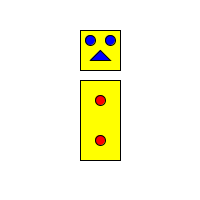
Frame 1 (no input)
Frame 60 (the mouse pressed at the canvas centre just before this capture): identical to frame 1, image omitted
Frame 120 (the mouse held since frame 60 and released just before this capture): identical to frame 1, image omitted

The Processing sketch that drew this single still picture (run headless with seeded random() and noise(); from frame 60 on, the mouse is pressed at the canvas centre):

// Processing sketch: processing_89816
// ── processing_89816.pde

void setup(){
  size(200,200);
}

void draw(){
  if(mouseX<=100)
  {
    background(255);
    rectMode(CENTER);
    fill(255,255,0);
    rect(100,50,40,40);
    rect(100,120,40,80);
    fill(0,0,255);
    ellipse(90,40,10,10);
    ellipse(110,40,10,10);
    triangle(100,50,90,60,110,60);
    fill(255,0,0);
    ellipse(100,100,10,10);
    ellipse(100,140,10,10);
  }
  else
   {
    background(0);
    rectMode(CENTER);
    fill(255,255,0);
    rect(100,50,40,40);
    rect(100,120,40,80);
    fill(0,0,255);
    ellipse(90,40,10,10);
    ellipse(110,40,10,10);
    triangle(100,50,90,60,110,60);
    fill(255,0,0);
    ellipse(100,100,10,10);
    ellipse(100,140,10,10);
  }
}
